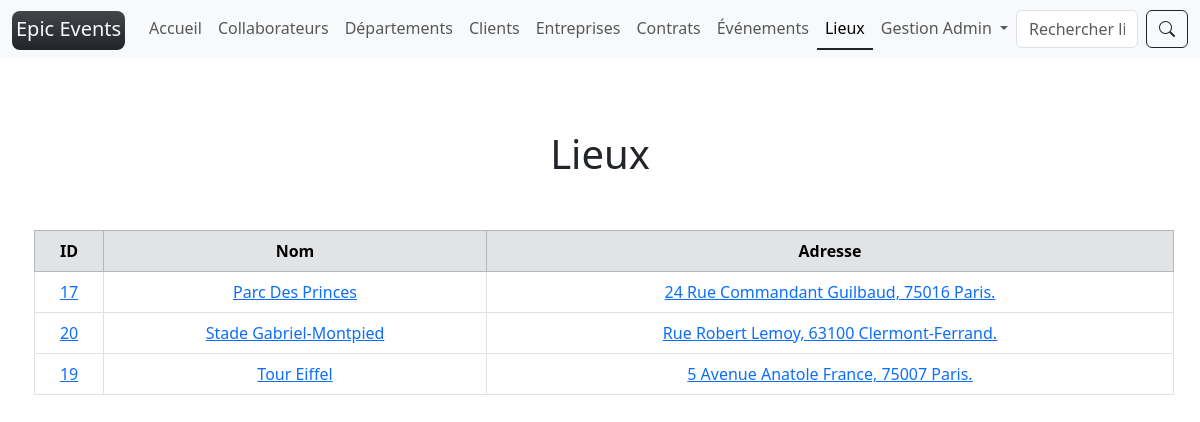
Screenshot of /locations/ (signed in) with the database file from the repository.
### epic_events/models/collaborator.py (models this page shows, shortened)
class Collaborator(UserMixin, AbstractUser):
    department = models.ForeignKey(to=Department, on_delete=models.RESTRICT, null=True)
    birthdate = models.DateField(verbose_name="Date de naissance")
    REQUIRED_FIELDS = ["first_name", "last_name"]
    USERNAME_FIELD = "email"
    username = date_joined = None
    @property
    def str_id(self) -> str:
        if self.id:
            return str(self.id)
        return unfilled
    @property
    def role(self) -> str:
        if self.department:
            return self.department.name
        return unfilled
    @property
    def title(self) -> str:
        if self.first_name:
            return f"{self.role} {self.first_name.capitalize()}"
        return f"{self.role} {unfilled}"

### epic_events/models/department.py (models this page shows, shortened)
class Department(NameFieldMixin):
    @classmethod
    def french_name(self) -> str:
        """used in flash messages"""
        return "Département"

### epic_events/models/location.py (models this page shows, shortened)
class Location(TimeFieldMixin):
    STREET_TYPE = [
        ("", ""),
        ("rue", "rue"),
        ("impasse", "impasse"),
        ("avenue", "avenue"),
        ("boulevard", "boulevard"),
        ("allée", "allée"),
        ("chemin", "chemin"),
    ]
    name = models.CharField(
        max_length=128, verbose_name="Nom du lieu", blank=True, null=True
    )
    number = models.CharField(
        max_length=50, blank=True, null=True, verbose_name="Numéro de voie"
    )
    street_type = models.CharField(
        max_length=100,
        choices=STREET_TYPE,
        blank=True,
        null=True,
        verbose_name="Type de voie",
    )
    street_name = models.CharField(
        max_length=100,
        blank=True,
        null=True,
        verbose_name="Nom de voie",
    )
    city = models.CharField(
        max_length=100,
        verbose_name="Ville",
    )
    zip = models.CharField(
        max_length=6,
        verbose_name="Code postal",
    )
    slug_form = models.SlugField(null=True, max_length=255)
    def __str__(self, name=True) -> str:
        if self.name and name:
            name = f"{self.name.title()}, "
        else:
            name = ""
        if self.number:
            number = f"{self.number.upper()} "
        else:
            number = ""
        if self.street_type:
            street_type = f"{self.street_type.capitalize()} "
        else:
            street_type = ""
        if self.street_name:
            street_name = f"{self.street_name.title()}, "
        else:
            street_name = ""
        if self.zip:
            zip = f"{self.zip} "
        else:
            zip = ""
        if self.city:
            city = f"{self.city.title()}."
        else:
            city = ""
        return f"{name}{number}{street_type}{street_name}{zip}{city}"
    @property
    def formatted_name(self) -> str:
        if self.name:
            return self.name.title()
        return unfilled
    @property
    def formatted_address(self) -> str:
        return self.__str__(name=False)

### epic_events/views/location.py (the view)
class ListView(permission1, SearchPostMixin):
    def get(self, request, *args, **kwargs):
        qs = model.objects.all().order_by("-edition_time")
        context["page_obj"] = paginator(request, qs)
        return render(request, model.template_name_list(), context)

### epic_events/forms/search.py (shortened to what this page needs)
class SearchForm(forms.Form):
    search = forms.CharField(
        widget=forms.TextInput(attrs={"class": "form-control me-2"}),
        required=True,
    )

### epic_events/models/mixins.py (called while the page is built)
    @classmethod
    def singular_name(self) -> str:
        return self.__name__.lower()

    @classmethod
    def template_name_list(self) -> str:
        return f"{self.singular_name()}/list.html"

### epic_events/views/paginator.py (called while the page is built)
def paginator(request, qs: list) -> Paginator:
    paginator = Paginator(qs, 10)
    page_number = request.GET.get("page")
    return paginator.get_page(page_number)

### epic_events/templates/location/list.html (shortened to what this page needs)
{% extends "base.html" %}
{% block content %}
  <h1 class="text-center my-5">{{title}}</h1>
  <table class="table table-bordered text-center align-middle m-1">
    <thead>
      <tr class="table-secondary align-middle">
        <th scope="col">ID</th>
        <th scope="col">Nom</th>
        <th scope="col">Adresse</th>
      </tr>
    </thead>
    <tbody>
      {% for obj in page_obj %}
        <tr>
          <td><a href="{% url detail_url_name id=obj.id %}">{{obj.id}}</a></td>
          <td><a href="{% url detail_url_name id=obj.id %}">{{obj.formatted_name}}</a></td>
          <td><a href="{% url detail_url_name id=obj.id %}">{{obj.formatted_address}}</a></td>
        </tr>
      {% endfor %}
    </tbody>
  </table>
{% endblock content %}

### epic_events/templates/partials/navbar.html (shortened to what this page needs)
<nav class="navbar navbar-expand-lg navbar-light bg-light">
  <div class="container-fluid">
    <a class="navbar-brand" href="{% url 'home' %}">
      <span class="bg-dark text-light p-1 pb-2 bg-gradient rounded-3">
        Epic Events
      </span>
    </a>
    <div class="collapse navbar-collapse" id="navbarScroll">
      {% if user.is_authenticated %}
      <ul class="navbar-nav me-auto my-2 my-lg-0 navbar-nav-scroll" style="--bs-scroll-height: 100px;">
        <li class="nav-item">
          <a
          {% if '/home/' == request.path %}
            class="nav-link active border-bottom border-dark border-2"
            aria-current="page"
          {% else %}
            class="nav-link"
          {% endif %}
            href="{% url 'home' %}">Accueil
          </a>
        </li>
        {% if user.role == "Gestion" %}
        <li class="nav-item">
          <a
          {% if request.path == "/collaborators/" or "collaborators" in request.path and "search" in request.path %}
            class="nav-link active border-bottom border-dark border-2"
            aria-current="page"
          {% else %}
            class="nav-link"
          {% endif %}
           href="{% url 'collaborators' %}">Collaborateurs
          </a>
        </li>
        <li class="nav-item">
          <a
          {% if request.path == "/departments/" or "departments" in request.path and "search" in request.path %}
            class="nav-link active border-bottom border-dark border-2"
            aria-current="page"
          {% else %}
            class="nav-link"
          {% endif %}
            href="{% url 'departments' %}">Départements
          </a>
        </li>
        {% endif %}
        <li class="nav-item">
          <a
          {% if '/customers/' == request.path %}
            class="nav-link active border-bottom border-dark border-2"
            aria-current="page"
          {% else %}
            class="nav-link"
          {% endif %}
           href="{% url 'customers' %}">Clients
          </a>
        </li>
        <li class="nav-item">
          <a
          {% if '/companies/' == request.path %}
            class="nav-link active border-bottom border-dark border-2"
            aria-current="page"
          {% else %}
            class="nav-link"
          {% endif %}
            href="{% url 'companies' %}">Entreprises
          </a>
        </li>
        <li class="nav-item">
          <a
          {% if '/contracts/' == request.path %}
            class="nav-link active border-bottom border-dark border-2"
            aria-current="page"
          {% else %}
            class="nav-link"
          {% endif %}
            href="{% url 'contracts' %}">Contrats
          </a>
        </li>
        <li class="nav-item">
          <a
          {% if '/events/' == request.path %}
            class="nav-link active border-bottom border-dark border-2"
            aria-current="page"
          {% else %}
            class="nav-link"
          {% endif %}
            href="{% url 'events' %}">Événements
          </a>
        </li>
        <li class="nav-item">
          <a
          {% if '/locations/' == request.path %}
            class="nav-link active border-bottom border-dark border-2"
            aria-current="page"
          {% else %}
            class="nav-link"
          {% endif %}
            href="{% url 'locations' %}">Lieux
          </a>
        </li>
        <li class="nav-item dropdown">
          <a
          {% if '/collaborators/'|add:user.str_id|add:'/' == request.path %}
            class="nav-link dropdown-toggle active border-bottom border-dark border-2"
          {% else %}
            class="nav-link dropdown-toggle"
          {% endif %}
          href="#" id="navbarScrollingDropdown" role="button" data-bs-toggle="dropdown" aria-expanded="false">
            {{user.title}}
          </a>
        </li>
      </ul>
      {% include "partials/search_form.html" %}
      {% endif %}
    </div>
  </div>
</nav>

### rows the page displays
Collaborator: title "Gestion Admin"
Location: id "17", formatted_name "Parc Des Princes", formatted_address "24 Rue Commandant Guilbaud, 75016 Paris."
Location: id "20", formatted_name "Stade Gabriel-Montpied", formatted_address "Rue Robert Lemoy, 63100 Clermont-Ferrand."
Location: id "19", formatted_name "Tour Eiffel", formatted_address "5 Avenue Anatole France, 75007 Paris."

### other values shown
{{ title }} "Lieux"
